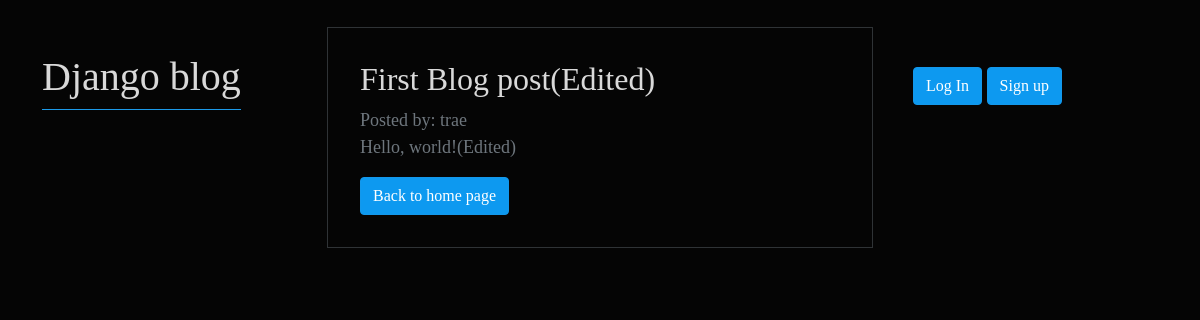
The app's page /post/1/ with its own data.
### blog/models.py (models this page shows, shortened)
class Post(models.Model):
    title = models.CharField(max_length=200)
    author = models.ForeignKey("auth.User", on_delete=models.CASCADE)
    body = models.TextField()

### blog/views.py (the view)
# urls.py: path('post/<int:pk>/', BlogDetailView.as_view(), name="post_detail"),
class BlogDetailView(DetailView):
    model = Post
    template_name = "post_detail.html"

### templates/post_detail.html
{% extends 'base.html' %}
{% block content %}
<div class="post-entry">
    <h2>{{ post.title }}</h2>
    <p>Posted by: {{ post.author }}</p>
    <p>{{ post.body }}</p>
    {% if user == post.author %}
    <a href="{% url 'post_edit' post.pk %}" class="btn btn-primary mt-3">+ Edit Blog Post</a>
    <a href="{% url 'post_delete' post.pk %}" class="btn btn-primary ms-3 mt-3">- Delete Blog Post</a>
    {% else %}
    <a href="{% url 'home' %}" class="btn btn-primary mt-3">Back to home page</a>
    {% endif %}
</div>
{% endblock content %}

### static/css/base.css (style rules this page uses)
body { font-family: 'Merriweather', serif; font-size: 18px; background-color: rgba(0, 0, 0, 0.979); }
.post-entry, .top-margin { margin-top: 5%; }
.post-entry-list, .post-entry, .border-template { padding: 2rem; border: 1px solid rgb(47, 51, 54); }
.post-entry-list h4 a, .post-entry, .post-entry-list h4 a:visited, .post-entry h4 a:visited { color:rgb(217, 217, 217) ; text-decoration: none; }
.post-entry-list p, .post-entry p { margin: 0; font-weight: 400; color: rgb(110, 118, 125); }
.btn-primary { background-color: rgb(13, 153, 240); border-color: rgb(19, 152, 235); }

### records on screen
Post: title "First Blog post(Edited)", author "trae", body "Hello, world!(Edited)"
